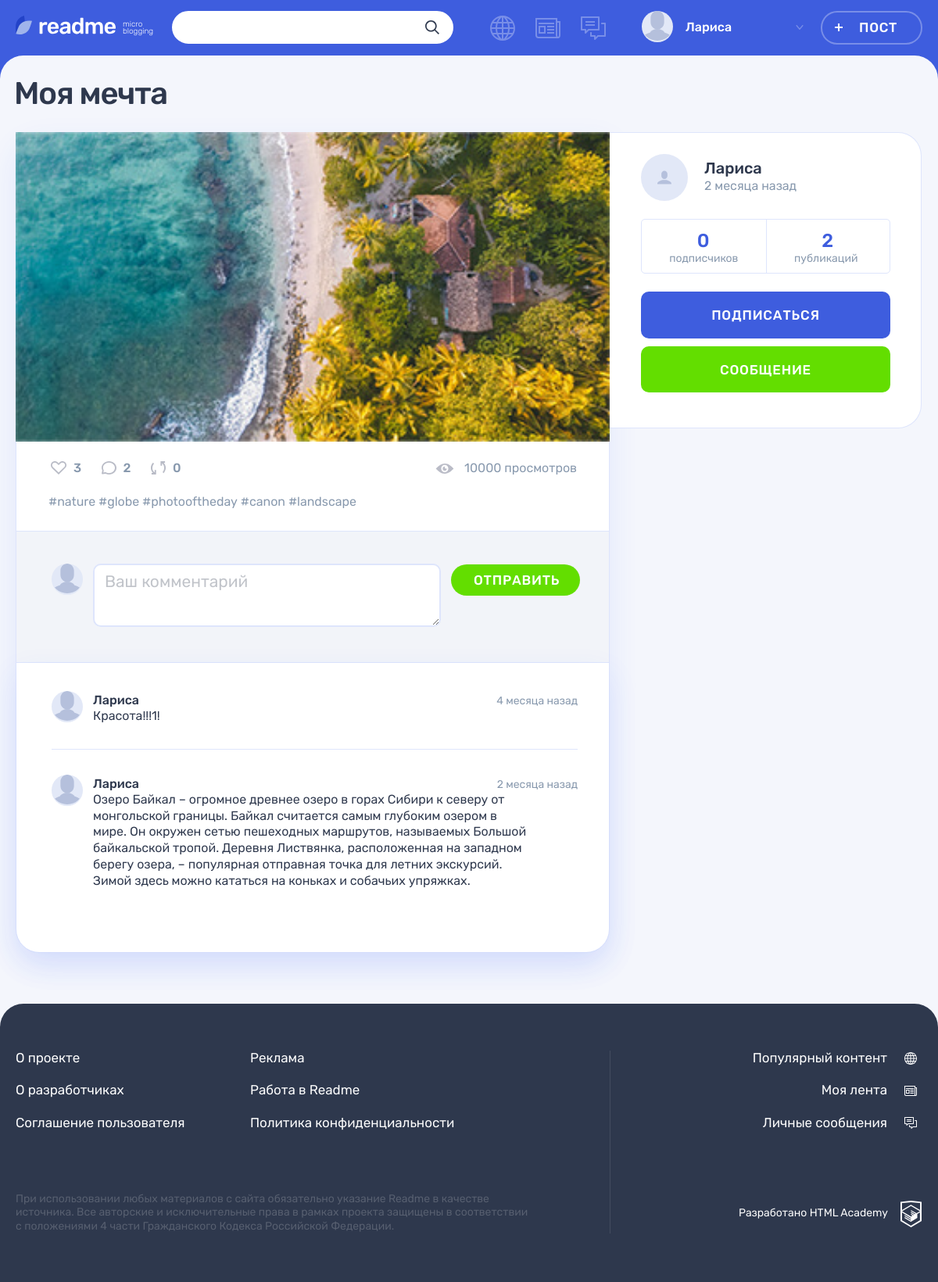
The page /post.php?post-id=4 (signed in) on the database its author committed.
### tables this page shows
CREATE TABLE posts (
  id INT UNSIGNED AUTO_INCREMENT PRIMARY KEY,
  date_creation DATETIME NOT NULL DEFAULT CURRENT_TIMESTAMP,
  title VARCHAR(35) NOT NULL,
  content TEXT(1000) DEFAULT NULL,
  quote_author VARCHAR(255) DEFAULT NULL,
  image TEXT DEFAULT NULL,
  video VARCHAR(255) DEFAULT NULL,
  website_link VARCHAR(255) DEFAULT NULL,
  views_number INT DEFAULT 0,
  author_id INT UNSIGNED,
  type_id INT UNSIGNED,
  original_recoding_author INT UNSIGNED,
  original_id INT UNSIGNED,
  repost BOOLEAN DEFAULT NULL,

  FOREIGN KEY (author_id) REFERENCES users (id),
  FOREIGN KEY (type_id) REFERENCES content_type (id),
  FOREIGN KEY (original_recoding_author) REFERENCES users (id),
  FOREIGN KEY (original_id) REFERENCES posts (id)
);

CREATE TABLE comments (
  id INT UNSIGNED AUTO_INCREMENT PRIMARY KEY,
  creation_date DATETIME NOT NULL DEFAULT CURRENT_TIMESTAMP,
  content VARCHAR(2000) NOT NULL,
  author_id INT UNSIGNED,
  post_id INT UNSIGNED,

  FOREIGN KEY (author_id) REFERENCES users (id),
  FOREIGN KEY (post_id) REFERENCES posts (id)
);

CREATE TABLE users (
  id INT UNSIGNED AUTO_INCREMENT PRIMARY KEY,
  registration_date DATETIME NOT NULL DEFAULT CURRENT_TIMESTAMP,
  email VARCHAR(255) NOT NULL UNIQUE,
  login VARCHAR(10) NOT NULL UNIQUE,
  password VARCHAR(255),
  avatar VARCHAR(255)
);

### helpers.php (called while the page is built, shortened)
<?php
function get_noun_plural_form(int $number, string $one, string $two, string $many): string
{
    $mod10 = $number % 10;
    $mod100 = $number % 100;
    switch (true) {
        case ($mod100 >= 11 && $mod100 <= 20):
            return $many;
        case ($mod10 > 5):
            return $many;
        case ($mod10 === 1):
            return $one;
        case ($mod10 >= 2 && $mod10 <= 4):
            return $two;
        default:
            return $many;
    }
}
function include_template(string $name, array $data = []): string
{
    $name = 'templates/' . $name;
    extract($data);
    require $name;
    return ob_get_clean();
}
function getRelativeFormat(string $date, string $value = "назад"): string
{
    $currentDate = new DateTime("", new DateTimeZone("Europe/Moscow"));
    $publicationDate = new DateTime($date);
    $difference = $currentDate->diff($publicationDate);
    $minutes = $difference->i;
    $hours = $difference->h;
    $days = $difference->d;
    $weeks = floor($days / 7);
    $months = $difference->m;
    $minute = get_noun_plural_form($minutes, 'минуту', 'минуты', 'минут');
    $hour = get_noun_plural_form($hours, 'час', 'часа', 'часов');
    $day = get_noun_plural_form($days, 'день', 'дня', 'дней');
    $week = get_noun_plural_form($weeks, 'неделю', 'недели', 'недель');
    $month = get_noun_plural_form($months, 'месяц', 'месяца', 'месяцев');
    if ($months > 0) {
        $timeDifference = "{$months} {$month} {$value}";
    } elseif ($weeks > 0) {
        $timeDifference = "{$weeks} {$week} {$value}";
    } elseif ($days > 0) {
        $timeDifference = "{$days} {$day} {$value}";
    } elseif ($hours > 0) {
        $timeDifference = "{$hours} {$hour} {$value}";
    } elseif ($minutes > 0) {
        $timeDifference = "{$minutes} {$minute} {$value}";
    } else {
        $timeDifference = "только что";
    }
    return $timeDifference;
}

### templates/post-details.php (the view, shortened to what this page needs)
<main class="page__main page__main--publication">
  <div class="container">
    <h1 class="page__title page__title--publication"><?= htmlspecialchars($post['title']) ?></h1>
    <section class="post-details">
      <div class="post-details__wrapper post-photo">
        <div class="post-details__main-block post post--details">
          <?php if (isset($_GET) && $post['icon_class'] === $types[2]): ?>
            <div class="post-details__image-wrapper post-photo__image-wrapper">
                <img src="uploads/<?= htmlspecialchars($post['image']) ?>" alt="Фото от пользователя" width="760" height="507">
            </div>
          <?php elseif (isset($_GET) && $post['icon_class'] === $types[4]): ?>
            <div class="post-details__image-wrapper post-photo__image-wrapper">
                <?= embed_youtube_video(htmlspecialchars($post['video'])) ?>
            </div>
          <?php endif; ?>
          <div class="post__indicators">
            <div class="post__buttons">
              <a class="post__indicator post__indicator--likes button" href="likes.php?post-id=<?= $post['id'] ?>" title="Лайк">
                <svg class="post__indicator-icon" width="20" height="17">
                  <use xlink:href="#icon-heart"></use>
                </svg>
                <span><?= htmlspecialchars($post['likes']) ?></span>
              </a>
              <a class="post__indicator post__indicator--comments button" href="post.php?post-id=<?= $post['id'] ?>" title="Комментарии">
                <svg class="post__indicator-icon" width="19" height="17">
                  <use xlink:href="#icon-comment"></use>
                </svg>
                <span><?= htmlspecialchars($commentsCount['count']) ?></span>
              </a>
              <a class="post__indicator post__indicator--repost button" href="repost.php?post-id=<?= $_GET['post-id']?>" title="Репост">
                <svg class="post__indicator-icon" width="19" height="17">
                  <use xlink:href="#icon-repost"></use>
                </svg>
                <span><?= $repostsCount['count'] ?></span>
              </a>
            </div>
            <span class="post__view"><?= htmlspecialchars($post['views_number']) ?> просмотров</span>
          </div>
          <?php if (!empty($hashtags)): ?>
          <ul class="post__tags">
            <?php foreach ($hashtags as $tag): ?>
                <li><a href="search.php?search=%23<?= $tag ?>">#<?= $tag ?></a></li>
            <?php endforeach; ?>
          </ul>
          <?php endif; ?>
          <div class="comments">
            <form class="comments__form form" action="#" method="post">
              <div class="comments__my-avatar">
                <img class="comments__picture" src="uploads/<?= htmlspecialchars($userAvatar) ?>" alt="Аватар пользователя">
              </div>
              <div class="form__input-section<?= !empty($error) ? ' form__input-section--error' : '' ?>">
                <textarea class="comments__textarea form__textarea form__input" name="comment" placeholder="Ваш комментарий"><?= $_POST['comment'] ?? ''?></textarea>
              </div>
              <button class="comments__submit button button--green" type="submit">Отправить</button>
            </form>
            <div class="comments__list-wrapper">
              <ul class="comments__list">
                <?php foreach ($comments as $comment):?>
                <li class="comments__item user">
                    <div class="comments__avatar">
                        <a class="user__avatar-link" href="profile.php?author_id=<?= htmlspecialchars($comment['user_id']) ?>">
                            <img class="comments__picture" src="uploads/<?= !empty($comment['avatar'])  && file_exists('uploads/' . $comment['avatar']) ? htmlspecialchars($comment['avatar']) : 'icon-input-user.svg' ?>" alt="Аватар пользователя">
                        </a>
                    </div>
                    <div class="comments__info">
                        <div class="comments__name-wrapper">
                        <a class="comments__user-name" href="profile.php?author_id=<?= htmlspecialchars($comment['user_id']) ?>">
                            <span><?= $comment['login'] ?></span>
                        </a>
                        <time class="comments__time" datetime="<?= htmlspecialchars($comment['creation_date']) ?>"><?= getRelativeFormat(htmlspecialchars($comment['creation_date'])) ?></time>
                        </div>
                        <p class="comments__text">
                        <?= $comment['content'] ?>
                        </p>
                    </div>
                </li>
                <?php endforeach ?>
              </ul>
            </div>
          </div>
        </div>
        <div class="post-details__user user">
          <div class="post-details__user-info user__info">
            <div class="post-details__avatar user__avatar">
            </div>
            <div class="post-details__name-wrapper user__name-wrapper">
              <a class="post-details__name user__name" href="profile.php?author_id=<?= htmlspecialchars($post['author_id']) ?>">
                <span><?= htmlspecialchars($post['login']) ?></span>
              </a>
              <time class="post-details__time user__time" datetime="<?= htmlspecialchars($post['date_creation']) ?>"><?= getRelativeFormat(htmlspecialchars($post['date_creation'])) ?></time>
            </div>
          </div>
          <div class="post-details__rating user__rating">
            <p class="post-details__rating-item user__rating-item user__rating-item--subscribers">
              <span class="post-details__rating-amount user__rating-amount"><?= $followerCounts ?></span>
              <span class="post-details__rating-text user__rating-text">подписчиков</span>
            </p>
            <p class="post-details__rating-item user__rating-item user__rating-item--publications">
              <span class="post-details__rating-amount user__rating-amount"><?= $postsCount ?></span>
              <span class="post-details__rating-text user__rating-text">публикаций</span>
            </p>
          </div>
          <div class="post-details__user-buttons user__buttons">
            <?php if (!isset($followerInformation['follower']) || $followerInformation['follower'] !== $user): ?>
            <a class="user__button user__button--subscription button button--main" href="subscription.php?author_id=<?= htmlspecialchars($post['author_id']) ?>">Подписаться</a>
            <?php  else: ?>
            <a class="user__button user__button--subscription button button--main" href="subscription.php?author_id=<?= htmlspecialchars($post['author_id']) ?>">Отписаться</a>
            <?php endif ?>
            <a class="user__button user__button--writing button button--green" href="<?= htmlspecialchars($post['author_id']) !== $user ? 'messages.php?interlocutor_id=' . htmlspecialchars($post['author_id']) : '' ?>">Сообщение</a>
          </div>
        </div>
      </div>
    </section>
  </div>
</main>

### rows shown on the page
posts: title "Моя мечта", image (picture), views_number "10000", author.login "Лариса", date_creation "2 месяца назад"
comments: author.login "Лариса", creation_date "4 месяца назад", content "Красота!!!1!"
comments: author.login "Лариса", creation_date "2 месяца назад", content "Озеро Байкал – огромное древнее озеро в горах Сибири к северу от монгольской границы. Байкал считается самым глубоким озером в мире. Он окружен сетью пешеходных маршрутов, называемых Большой байкальской тропой. Деревня Листвянка, расположенная на западном берегу озера, – популярная отправная точка для летних экскурсий. Зимой здесь можно кататься на коньках и собачьих упряжках."

### other values the page prints
$userName "Лариса"
$post['likes'] "3"
$commentsCount['count'] "2"
$repostsCount['count'] "0"
$tag "nature"
$tag "globe"
$tag "photooftheday"
$tag "canon"
$tag "landscape"
$followerCounts "0"
$postsCount "2"
$russianValues[$menuElement] "Популярный контент"
$russianValues[$menuElement] "Моя лента"
$russianValues[$menuElement] "Личные сообщения"
